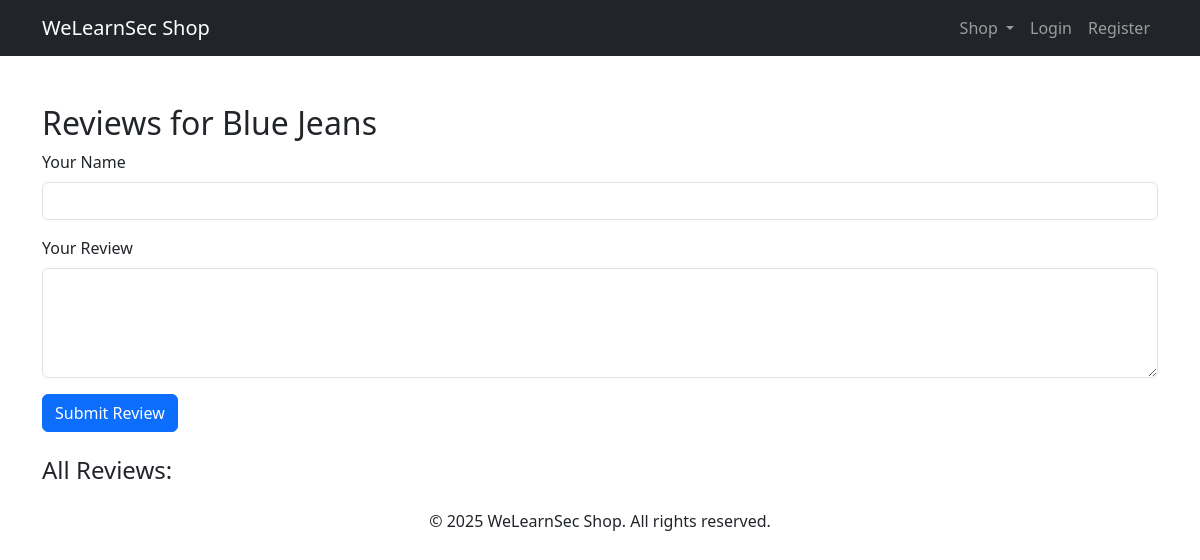
Before: /reviews.php?id=2 with the older database file.
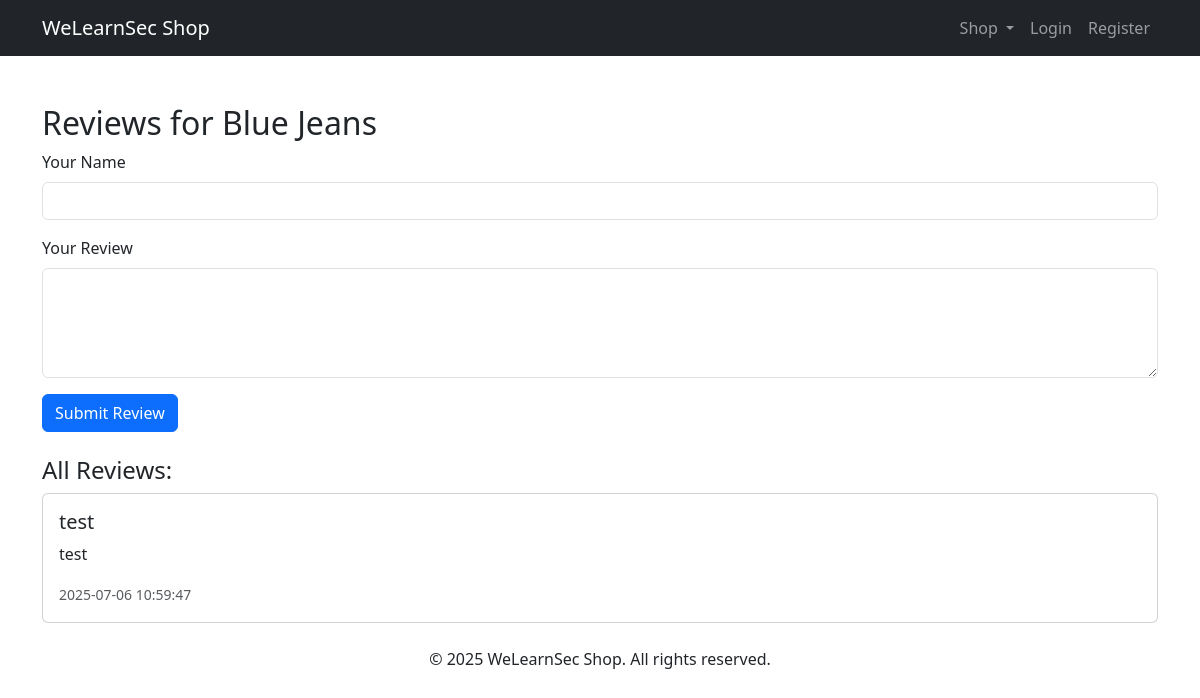
After: the same page with the newer database file.
### tables this page shows
CREATE TABLE `reviews` (
  `id` int(11) NOT NULL,
  `product_id` int(11) DEFAULT NULL,
  `reviewer` varchar(100) DEFAULT NULL,
  `comment` text DEFAULT NULL,
  `created_at` timestamp NOT NULL DEFAULT current_timestamp()
);

### reviews.php (the view, shortened to what this page needs)
<?php
require_once 'includes/config.php';
$product_id = $_GET['id'] ?? '';
$product_id = intval($product_id);
$productRes = $conn->query("SELECT * FROM products WHERE id=$product_id");
$product = $productRes->fetch_assoc();
$reviewRes = $conn->query("SELECT * FROM reviews WHERE product_id=$product_id ORDER BY created_at DESC");
$reviews = $reviewRes->fetch_all(MYSQLI_ASSOC);
?>
<!DOCTYPE html>
<html lang="en">
<head>
  <link href="https://cdn.jsdelivr.net/npm/bootstrap@5.3.0/dist/css/bootstrap.min.css" rel="stylesheet">
</head>
<body>
  <?php include 'includes/navbar.php'; ?>
  <div class="container mt-5">
    <h2>Reviews for <?=htmlspecialchars($product['name'])?></h2>
    <form method="post" class="mb-4">
      <div class="mb-3">
        <label for="reviewer" class="form-label">Your Name</label>
        <input type="text" name="reviewer" class="form-control" id="reviewer">
      </div>
      <div class="mb-3">
        <label for="comment" class="form-label">Your Review</label>
        <textarea name="comment" class="form-control" id="comment" rows="4"></textarea>
      </div>
      <button type="submit" class="btn btn-primary">Submit Review</button>
    </form>
    <h4>All Reviews:</h4>
    <?php foreach($reviews as $review): ?>
      <div class="card mb-2">
        <div class="card-body">
          <h5 class="card-title"><?= $review['reviewer'] ?></h5>
          <p class="card-text"><?= $review['comment'] ?></p>
          <small class="text-muted"><?= $review['created_at'] ?></small>
        </div>
      </div>
    <?php endforeach; ?>
  </div>
  <footer class="text-center mt-4">
    <?php include 'includes/footer.php'; ?>
  </footer>
</body>
</html>

Changed rows visible on the page:
added reviews: reviewer "test", comment "test", created_at "2025-07-06 10:59:47"
